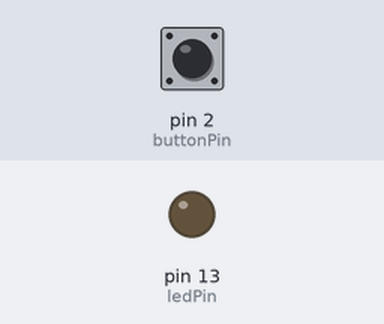
This sketch was run on a simulated Arduino Uno, built with avr-gcc and run on an emulated ATmega328P. On the bench: output pins drawn as LEDs (lit = HIGH). The test bench sets the inputs (shaded band); at power-on: pin 2 (buttonPin) HIGH.

Above: at 1.7 s.
1.8 s: pin 2 (buttonPin) pulled LOW for 0.55 s
At 4.3 s:
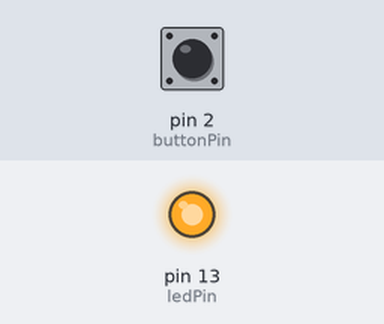
5.3 s: pin 2 (buttonPin) pulled LOW for 1 s
7.8 s: pin 2 (buttonPin) pulled LOW for 3.2 s
At 9.0 s:
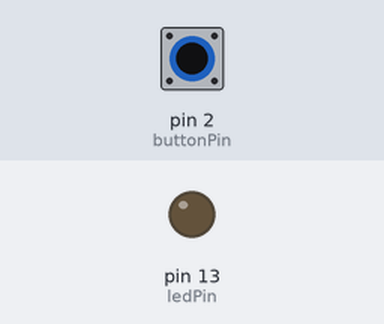
Timing chart, 0 to 20.0 s (numbered marks = the images above; inputs shaded):
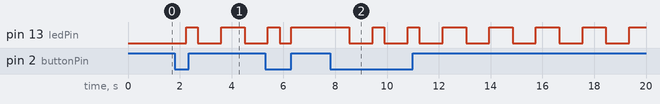

Measured:
- after the input at 1.8 s, pin 13 (ledPin): LOW → HIGH after 0.45 s, → LOW 0.45 s later, → HIGH 0.90 s later, → LOW 0.90 s later
- after the input at 7.8 s, pin 13 (ledPin): goes LOW 0.90 s, HIGH 0.45 s, LOW 0.90 s, HIGH 0.45 s, 4 × (LOW 0.90 s, HIGH 0.90 s), LOW 0.90 s, then HIGH, starting after 0.75 s

The sketch:

key2.ino
```cpp
const int buttonPin = 2;       //button pin number
const int ledPin =  13;         //LED pin number
int buttonState = 3;            //button state  1,2,3
unsigned long currentMillis;    //record the current time for blinking
long previousMillis = 0;        //store the last time LED was updated
long interval = 500;           //interval at which to blink (milliseconds)

void setup()
{
  pinMode(ledPin, OUTPUT);
  pinMode(buttonPin, INPUT);
  digitalWrite(buttonPin, HIGH);
}
void loop(){
if (digitalRead(buttonPin) == LOW)
   {
    buttonState++;
  }
    if (buttonState > 3)
    {
      buttonState = 1;
    }

    delay(450);

if (buttonState==1)
  {
   digitalWrite(ledPin, HIGH);
  }
 if (buttonState==2)
  {
   currentMillis = millis();
  if (currentMillis - previousMillis > interval)
     {
      previousMillis = currentMillis;
      digitalWrite( ledPin, digitalRead( ledPin ) ^ 1 );
     }
  }

 if (buttonState==3)
  {
   digitalWrite(ledPin, LOW);
  }
}
```
